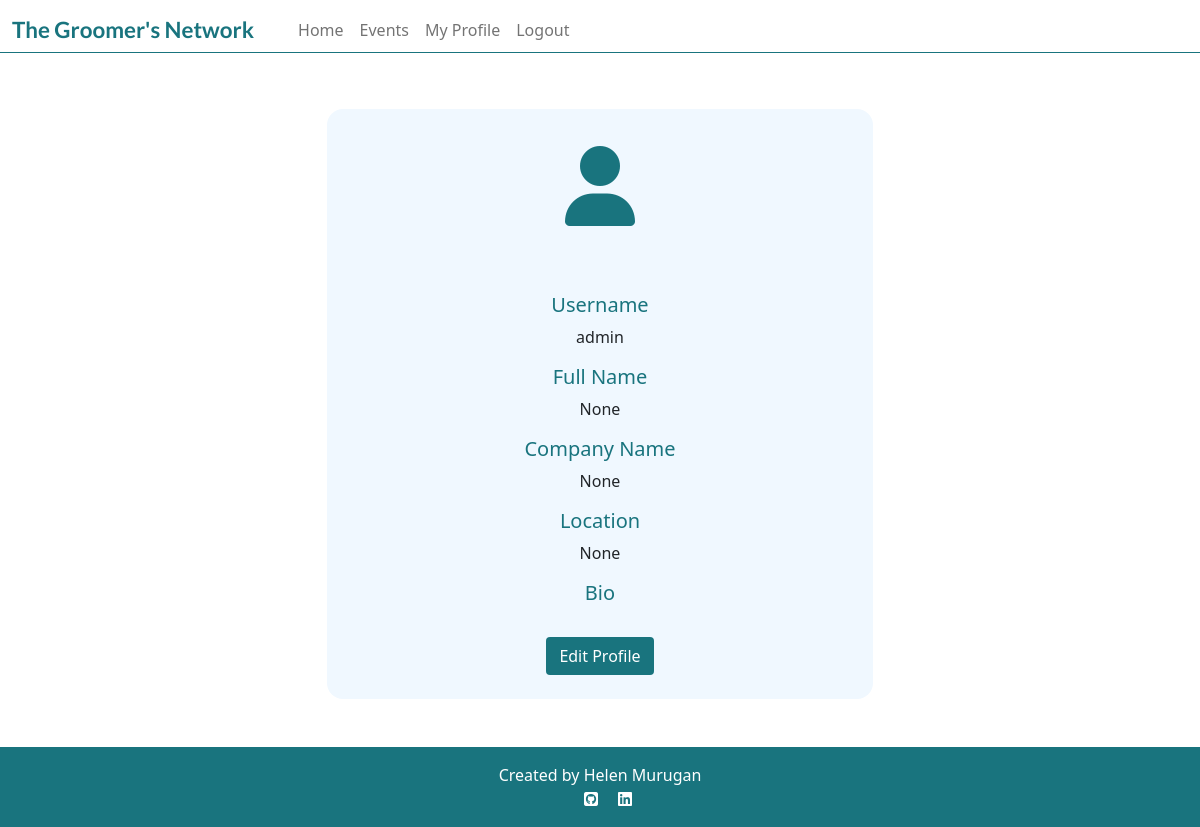
Before: /user_profile/admin/ (signed in) with the older database file.
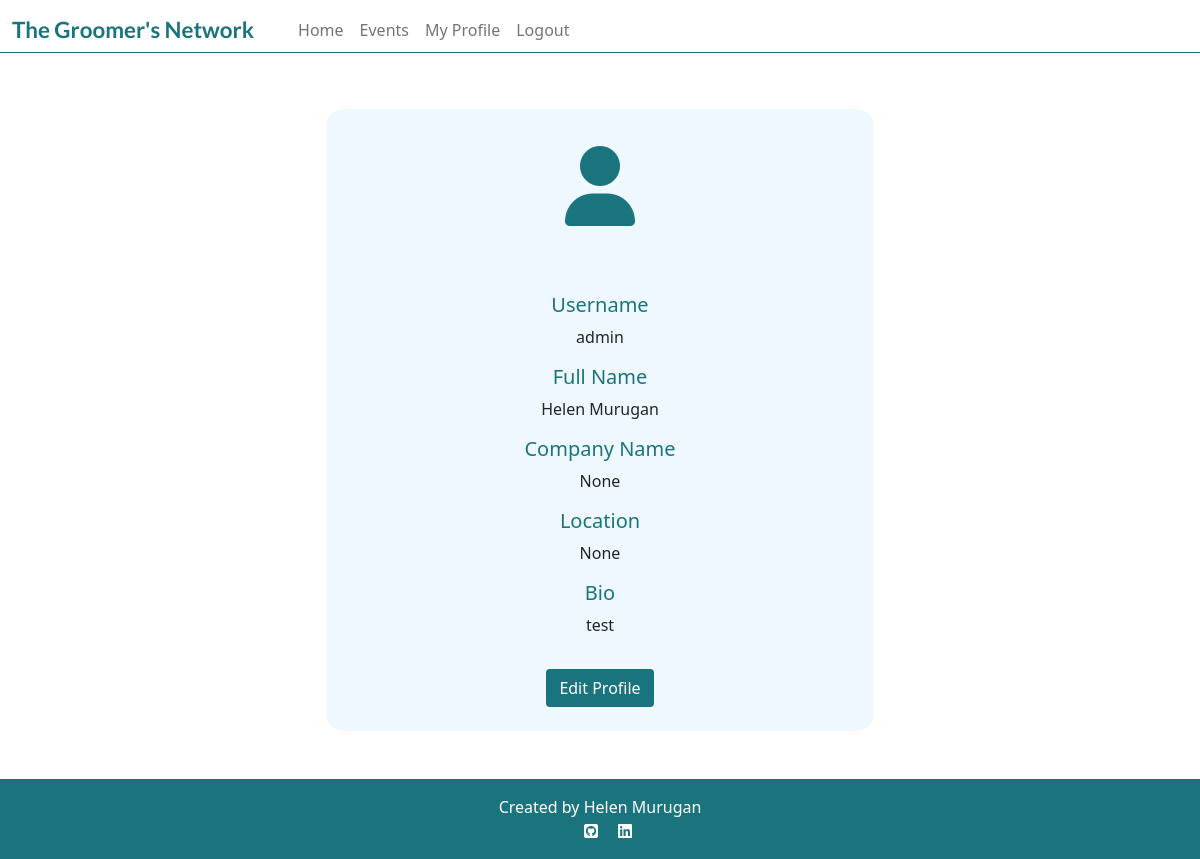
After: the same page with the newer database file.
### user_profile/models.py (models this page shows)
class Profile(models.Model):
    user = models.OneToOneField(
        User,
        on_delete=models.CASCADE,
        related_name='profile',
        verbose_name='User',
    )
    full_name = models.CharField(
        max_length=50,
        blank=True,
        null=True,
        verbose_name='Full name',
        default=' ',
    )
    company_name = models.CharField(
        blank=True,
        null=True,
        max_length=30,
        default='',
    )
    location = models.CharField(
        blank=True,
        null=True,
        max_length=30,
        default=''
    )
    bio = models.TextField(
        blank=True,
        null=True,
        max_length=1000,
        default='',
    )

### user_profile/views.py (the view)
# urls.py: path('<str:user>/', views.ProfileView.as_view(), name='my_profile'),
class ProfileView(View):
    def get(self, request, *args, **kwargs):
        if request.user.is_authenticated:
            user_profile = get_object_or_404(
                Profile,
                user=request.user
            )
            print(user_profile)
            context = {
                'user_profile': user_profile,
            }
            return render(
                request,
                'my_profile.html',
                context
            )
        else:
            return render(
                request,
                'account/login.html'
            )

### templates/my_profile.html
{% extends 'base.html' %}
{% load crispy_forms_tags %}
{% block content %}
<section>
    <div class="container my-5">
        <div class="row justify-content-center">
            <div class="col-md-8 col-lg-6">
                <div class="profile-card">
                    <div class="text-center">
                        <p class="card-body teal-text big-fa"><i class="fa-solid fa-user"></i></p>
                    </div>
                    <div class=card-body>
                        <div class="text-center">
                            <h5 class="mb-2 teal-text">Username</h5>
                            <p>{{ request.user.username }}</p>
                            <h5 class="mb-2 teal-text">Full Name</h5>
                            <p>{{user_profile.full_name}}</p>
                            <h5 class="mb-2 teal-text">Company Name</h5>
                            <p>{{user_profile.company_name}}</p>
                            <h5 class="mb-2 teal-text">Location</h5>
                            <p>{{user_profile.location}}</p>
                            <h5 class="mb-2 teal-text">Bio</h5>
                            <p>{{user_profile.bio | safe }}</p>
                        </div>
                    </div>
                    <div class="text-center">
                        <a href="{% url 'my_profile_update'  user.profile.pk %}" class="btn btn-signup mb-4">Edit Profile</a>
                    </div>
                </div>
            </div>
        </div>
    </div>
</section>
{% endblock %}

Changed rows visible on the page:
changed Profile "None": full_name "None" → "Helen Murugan"; bio (not shown) → "test"
